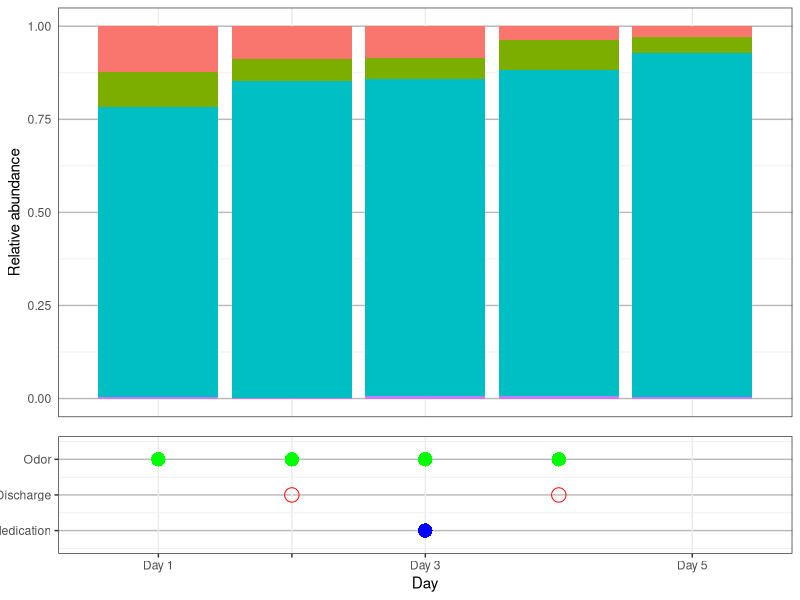

Write the R code that produced this figure.
## ---- chunk 1

library(ggplot2)
library(gridExtra) ## grid.arrange to glue all plots together
library(reshape) ## For changing data table from wide to long
output_dir<-"~/" ## Output dir for plot
FIGURE_LONG_PLOT<-"Dummy_timeseries_plot" ## Name of plot
## ---- chunk 2

## 16S/OTU plot, e.g., counts of each taxa vs time
otu<-data.frame(
  TIME=c(1,2,3,4,5), ## Serialized time - may not fully match with your metadata. 
  species1=runif(5,min = 20,max = 200),
  species2=runif(5,min = 20,max = 200),
  species3=runif(5,min = 100,max = 2000),
  species4=runif(5,min = 0,max = 10)
)

# Melt OTU to long form for easier ggplotting
otu.long<-melt(otu,id.vars = c("TIME"),variable_name = "species")

## The metatdata table was encoded as binary yes/no responses or on a scale. 
## To encode this for the plot,I simply multiplied the encoded 1/0 by where I wanted it on the grid.

metadata<-data.frame(
  TIME=c(1,2,3,4,5), ## Serialized time
  medication=1*c(0,0,1,0,0),
  vag_dis=2*c(0,1,0,1,0),
  vag_odor=3*c(1,1,1,1,0)
)

## ---- chunk 3
## Since all plots need to be on the same scale, need to define global time scale.
## I did this with a seperate function once I had all my data loaded, but for purposes here, just set to known time scale
time_limits<-c(0.5,5.5) ## Lower and upper bound of x axis on plot
time_label<-c("Day 1","","Day 3","","Day 5") ## Which time points to label. 
time_breaks<-c(1,2,3,NA,5) ## Missing time series data won't get a tic mark... to distinguish it from 0 data.

## ---- chunk 4

#### OTU Plot
otuPlot<-ggplot(otu.long, aes(x=TIME,y=value,fill=species))+
  geom_bar(position = "fill",stat = "identity")+
      theme_bw()+
    theme(legend.position = "none", ## Removes legend from plot
          panel.grid.major.y=element_line(colour = "grey73"), ## Makes the lines stick out less
          panel.grid.minor.x  = element_blank(), ## Gets rid of minor tics
          axis.ticks = element_blank(),  ## Set the x axis tics, title and text to blank since the metatdata plot will be on the bottom and share the same x-axis
          axis.title.x=element_blank(),
          axis.text.x = element_blank()
          )+
    xlab("")+ ## This is blank because the metatdata plot will be on the bottom and share the same x-axis
    ylab("Relative abundance")+
    scale_x_continuous(breaks=time_breaks,label=time_label,limits=time_limits)


#### Metadata plot
## There are alternative ways to do this... one way is to include all the right 
metaPlot<-ggplot(metadata, aes(x=TIME))+
    geom_point(aes(y=medication,size=2),
               pch=16,col='blue',position = position_dodge(width=0.5))+ ## you can map pch and color to values in the data table as well if you wanted to encode it that way
    geom_point(aes(y=vag_dis,size=2),
               pch=1,col='red',position = position_dodge(width=0.5))+
    geom_point(aes(y=vag_odor,size=2),
               col='green',pch=16, position = position_dodge(width=0.5))+
      theme_bw()+
    theme(legend.position = "none", ## Removes legend from plot
          panel.grid.major.y=element_line(colour = "grey73"),
          panel.grid.minor.x  = element_blank() ## Gets rid of minor tics
          #plot.margin=unit(c(-2.5,40,5,5),units="points"),
          )+
    xlab("Day")+
    ylab("")+
    scale_x_continuous(breaks=time_breaks,label=time_label,limits=time_limits)+
    scale_y_continuous(breaks=1:3,labels = c("Medication",
                                             "Discharge",
                                             "Odor"),limits=c(0.5,3.5))
## ---- chunk 5
### ///////////////////////////////////////////// ###
  ### /////////    Tie Plots Together     ///////// ###
  ### ///////////////////////////////////////////// ###
  
  ## ////////////////////////// ##
  ## //Define plots as Grobs/// ##
  ## ////////////////////////// ##
  
  grob.otuPlot <- ggplotGrob(otuPlot)
  grob.metaPlot <- ggplotGrob(metaPlot)
  
  ## ////////////////////////// ##
  ## ///   Find max width   /// ##
  ## ////////////////////////// ##
  maxWidth = grid::unit.pmax(grob.otuPlot$widths[1:6],
                             grob.metaPlot$widths[1:5])
  
  ## ////////////////////////// ##
  ## /Redefine common max width ##
  ## ////////////////////////// ##
  grob.otuPlot$widths[1:6] <- as.list(maxWidth)
  grob.metaPlot$widths[1:6] <- as.list(maxWidth)
  
  ### ///////////////////////////////////////////// ###
  ### /////////      Write/Draw Plot     ///////// ###
  ### ///////////////////////////////////////////// ###
  
  cairo_ps(paste0(output_dir,FIGURE_LONG_PLOT,".eps"),width = 11,height = 8.5)
  
  grid.arrange(grob.otuPlot,
               grob.metaPlot, 
               ncol=1,nrow=2,
               heights=c(2.5,1)) 
  dev.off()
